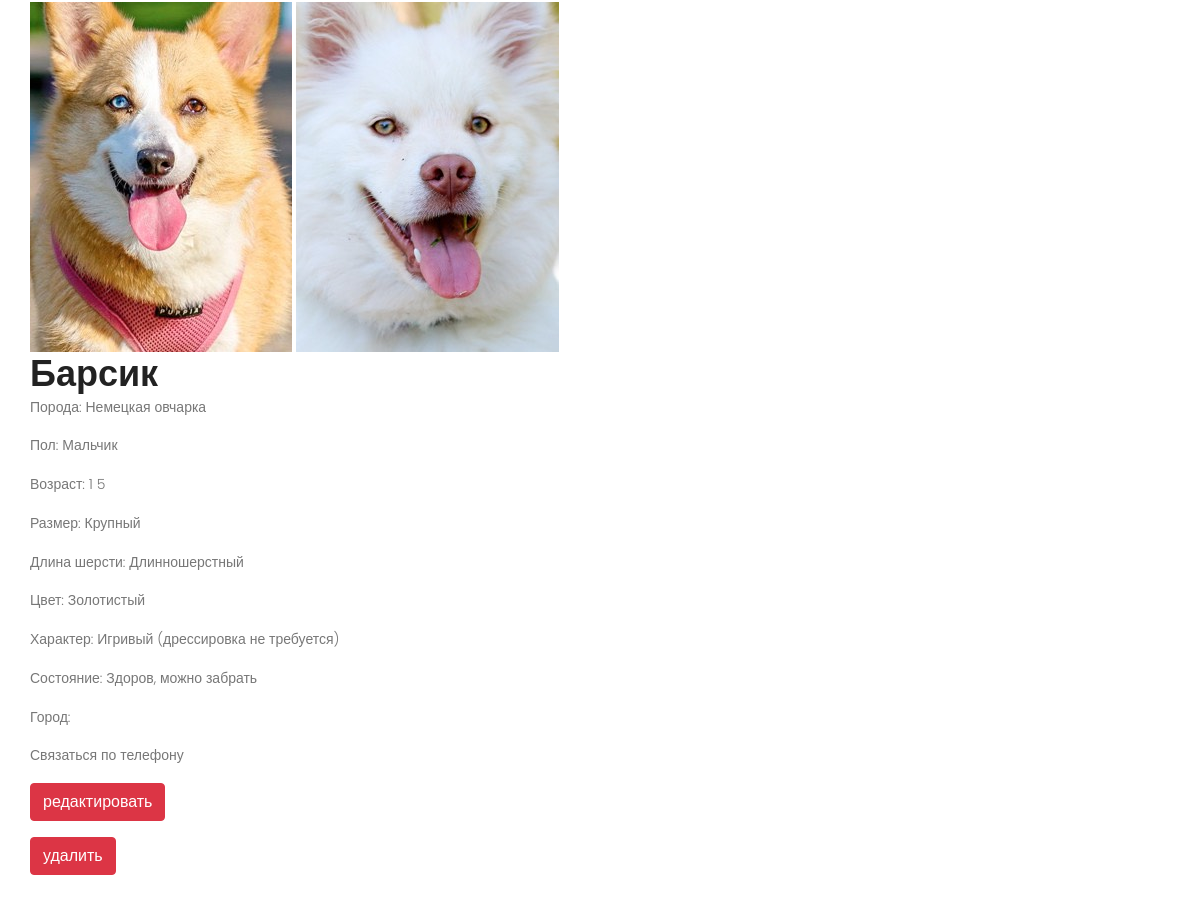
The page /adminapp/pet/read/40/ (signed in, middle part) on the database as committed earlier.
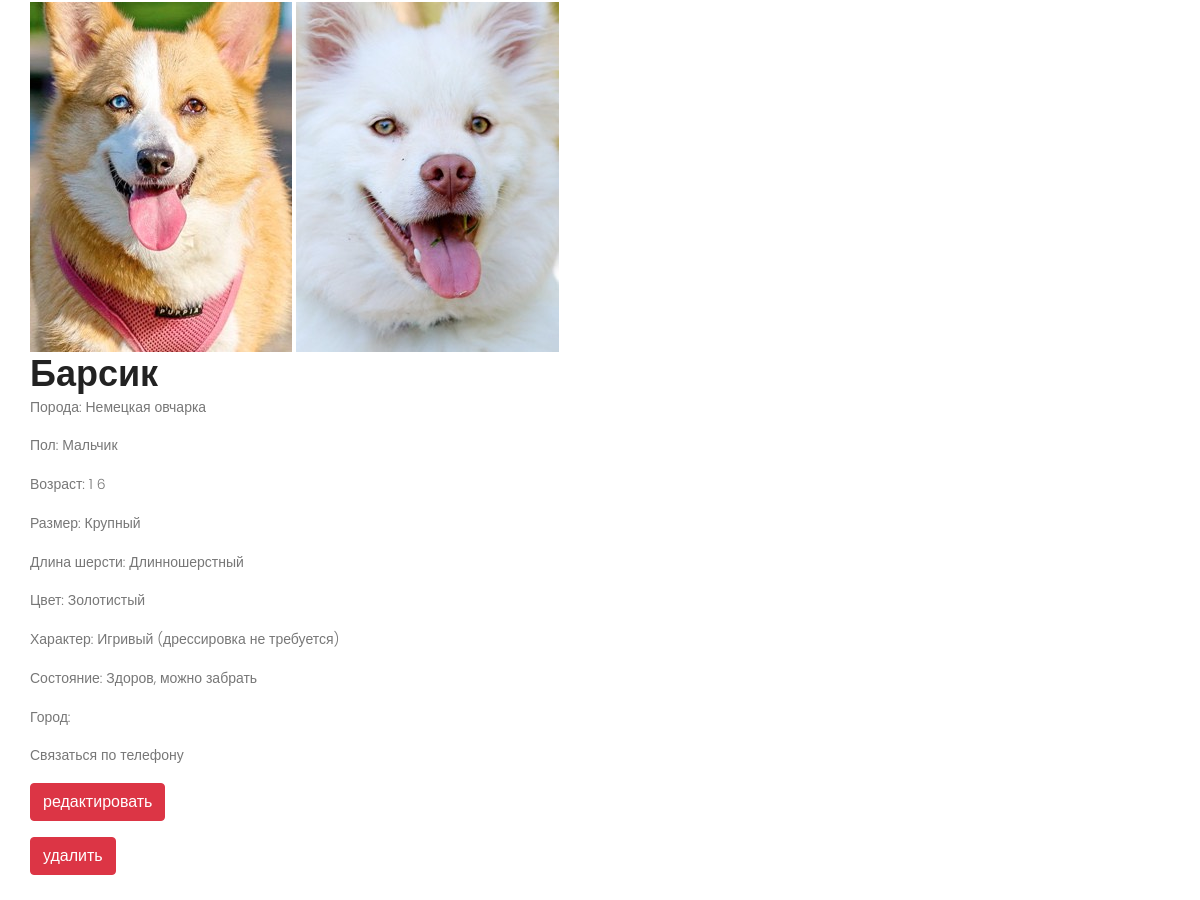
The same page on the database as committed later.
### mainapp/models.py (models this page shows, shortened)
class Core(models.Model):
    class Meta:
        ordering = ('-is_active', 'sort', 'name')
        verbose_name = 'Ядро'
        verbose_name_plural = 'Ядра'
    name = models.CharField(verbose_name='заголовок объекта', max_length=255, null=True)
    description = models.TextField(verbose_name='описание объекта', blank=True, null=True)
    sort = models.IntegerField(verbose_name='номер объекта для сортировки', default=0, blank=True, null=False)
    is_active = models.BooleanField(verbose_name='активен ли объект', default=True, db_index=True)
    created = models.DateTimeField(verbose_name='создан', auto_now_add=True)
    updated = models.DateTimeField(verbose_name='обновлен', auto_now=True)
    def __str__(self):
        return f'{self.name}' if self.name else ''

class Pet(Core):
    pet_shelter = models.ForeignKey(Shelter, on_delete=models.CASCADE, related_name='pets', blank=False, null=False)
    pet_category = models.ForeignKey(PetCategory, on_delete=models.CASCADE)
    pet_status = models.ForeignKey(PetStatus, on_delete=models.CASCADE)
    pet_breed = models.ForeignKey(PetBreed, on_delete=models.CASCADE)
    pet_gender = models.ForeignKey(PetGender, on_delete=models.CASCADE)
    pet_size = models.ForeignKey(PetSize, on_delete=models.CASCADE)
    pet_wool_length = models.ForeignKey(PetWool, on_delete=models.CASCADE)
    pet_color = models.ForeignKey(PetColor, on_delete=models.CASCADE)
    pet_character = models.ForeignKey(PetCharacter, on_delete=models.CASCADE)
    age = models.PositiveIntegerField(verbose_name='возраст (лет)', default=0)
    month = models.PositiveIntegerField(verbose_name='возраст (мес)', default=0)

class Core(models.Model):
    class Meta:
        ordering = ('-is_active', 'sort', 'name')
        verbose_name = 'Ядро'
        verbose_name_plural = 'Ядра'
    name = models.CharField(verbose_name='заголовок объекта', max_length=255, null=True)
    description = models.TextField(verbose_name='описание объекта', blank=True, null=True)
    sort = models.IntegerField(verbose_name='номер объекта для сортировки', default=0, blank=True, null=False)
    is_active = models.BooleanField(verbose_name='активен ли объект', default=True, db_index=True)
    created = models.DateTimeField(verbose_name='создан', auto_now_add=True)
    updated = models.DateTimeField(verbose_name='обновлен', auto_now=True)
    def __str__(self):
        return f'{self.name}' if self.name else ''

### adminapp/views.py (the view)
# urls.py: path('pet/read/<int:pk>/', adminapp.PetDetail.as_view(), name='pet_detail'),
class PetDetail(DetailView):
    model = Pet
    template_name = 'adminapp/pet/pet_detail.html'
    @method_decorator(user_passes_test(lambda x: x.is_superuser))
    def dispatch(self, *args, **kwargs):
        return super().dispatch(*args, **kwargs)
    def get_context_data(self, **kwargs):
        context = super().get_context_data(**kwargs)
        context['title'] = 'Карточка питомца'
        return context

### mainapp/context_processors.py (called while the page is built)
def get_context(request):
    context = {
        'menu': Menu(),
    }
    return context

### adminapp/templates/adminapp/pet/pet_detail.html (shortened to what this page needs)
{% extends 'adminapp/base.html' %}
{% load static %}
{% block content %}
    <section class="cat-list-area section-gap">
        <div class="container">
            <div class="row">
                <div>
                    {% for img in pet.images.all %}
                        <a href="{{ img.image.url }}">
                            <img src="{{ img.image.url }}" alt="">
                        </a>
                    {% endfor %}
                    <h1>{{ pet.name }}</h1>
                    <p>Порода: {{ pet.pet_breed }}</p>
                    <p>Пол: {{ pet.pet_gender }}</p>
                    <p>Возраст:
                        {{ pet.age }} {{ year_output }}
                        {{ pet.month }} {{ month_output }}
                    </p>
                    <p>Размер: {{ pet.pet_size }}</p>
                    <p>Длина шерсти: {{ pet.pet_wool_length }}</p>
                    <p>Цвет: {{ pet.pet_color }}</p>
                    <p>Характер: {{ pet.pet_character }}</p>
                    <p>Состояние: {{ pet.pet_status }}</p>
                    <p>Город: {{ shelter.shelter_city }}</p>
                    <p>Связаться по телефону {{ shelter.shelter_phone }}</p>
                    <p>
                        <a href="{% url 'adminapp:pet_update' object.pk %}"
                           class="btn btn-danger">
                            редактировать
                        </a>
                    </p>
                    <p>
                        <a href="{% url 'adminapp:pet_delete' object.pk %}"
                           class="btn btn-danger">
                            удалить
                        </a>
                    </p>
                </div>
            </div>
        </div>
    </section>
{% endblock %}

Rows that differ between the two databases and show on the page:
changed Pet "Немецкая овчарка": month "5" → "6"
